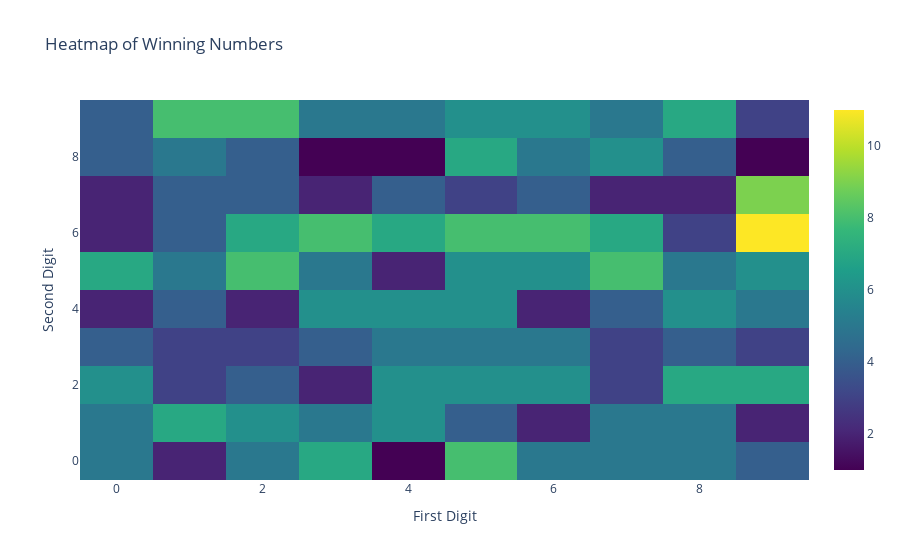

Write notebook code for a chart like this one.
### Code cell
# Create heatmap plot
heatmap_data = df.groupby(['เลขท้าย 2 ตัว หลักสอง', 'เลขท้าย 2 ตัว หลักแรก']).size().unstack(fill_value=0)
heatmap_data
fig = go.Figure(data=go.Heatmap(
        z=heatmap_data.values,
        x=heatmap_data.columns,
        y=heatmap_data.index,
        colorscale='Viridis'))

# Update layout
fig.update_layout(
    title='Heatmap of Winning Numbers',
    xaxis_title='First Digit',
    yaxis_title='Second Digit'
)

# Show plot
fig.show()

### Figure 1 — Plotly figure (JSON) as saved in the notebook; plotly's stock layout.template omitted (floating-point values rounded to 4 significant figures)
{"data": [{"colorscale": [[0, "#440154"], [0.1111, "#482878"], [0.2222, "#3e4989"], [0.3333, "#31688e"], [0.4444, "#26828e"], [0.5556, "#1f9e89"], [0.6667, "#35b779"], [0.7778, "#6ece58"], [0.8889, "#b5de2b"], [1, "#fde725"]], "type": "heatmap", "x": [0, 1, 2, 3, 4, 5, 6, 7, 8, 9], "y": [0, 1, 2, 3, 4, 5, 6, 7, 8, 9], "z": [[5, 2, 5, 7, 1, 8, 5, 5, 5, 4], [5, 7, 6, 5, 6, 4, 2, 5, 5, 2], [6, 3, 4, 2, 6, 6, 6, 3, 7, 7], [4, 3, 3, 4, 5, 5, 5, 3, 4, 3], [2, 4, 2, 6, 6, 6, 2, 4, 6, 5], [7, 5, 8, 5, 2, 6, 6, 8, 5, 6], [2, 4, 7, 8, 7, 8, 8, 7, 3, 11], [2, 4, 4, 2, 4, 3, 4, 2, 2, 9], [4, 5, 4, 1, 1, 7, 5, 6, 4, 1], [4, 8, 8, 5, 5, 6, 6, 5, 7, 3]]}], "layout": {"title": {"text": "Heatmap of Winning Numbers"}, "xaxis": {"title": {"text": "First Digit"}}, "yaxis": {"title": {"text": "Second Digit"}}}}
